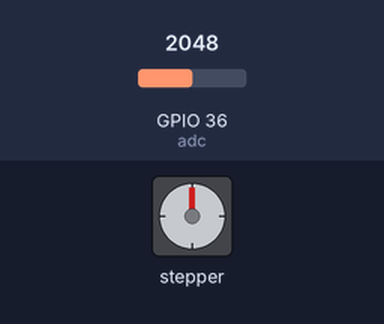
Simulated run of this program. Board: ESP32 board running MicroPython. On the bench: stepper motor. The test bench sets the inputs (shaded band); at power-on: GPIO 36 (adc) = 2048 (analog values on the 0–4095 scale). The stepper is drawn at 2048 steps a turn.

Above: at 1.2 s.
1.3 s: GPIO 36 (adc) set to 1671
2.8 s: GPIO 36 (adc) set to 1560
At 3.55 s:
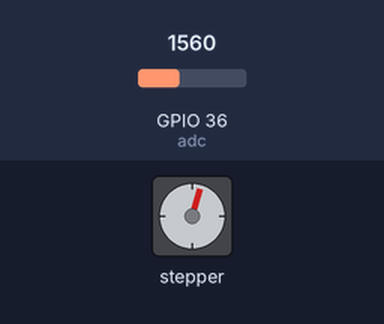
At 5.78 s:
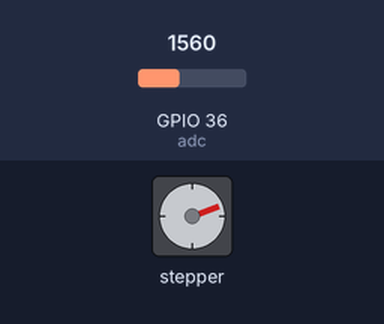
5.8 s: GPIO 36 (adc) set to 0
At 6.09 s:
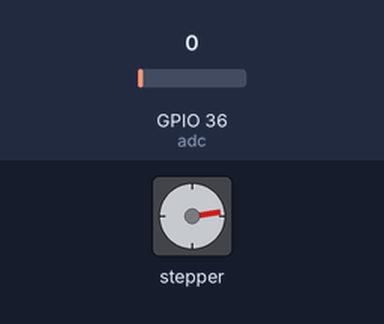
Timing chart, 0 to 17.8 s (numbered marks = the images above; inputs shaded):
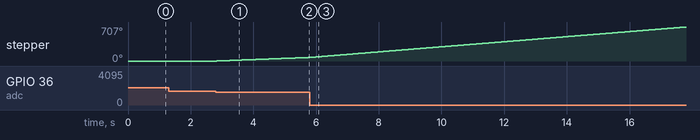

Measured:
- the behaviour switches between 1600 and 1599 on GPIO 36 (adc) (found by bisection; images 0 and 1)
- after the input at 1.3 s, every drawn part: stays the same
- after the input at 2.8 s, stepper: keeps turning clockwise at about 25°/s, starting at once

The program:

teste.py
```python
import machine
import time
class ULN2003:
    Seqs = []
    pinos=[]
    def __init__(self,pino1,pino2,pino3,pino4):
        self.pinos.append(machine.Pin(pino1,machine.Pin.OUT))
        self.pinos.append(machine.Pin(pino2,machine.Pin.OUT))
        self.pinos.append(machine.Pin(pino3,machine.Pin.OUT))
        self.pinos.append(machine.Pin(pino4,machine.Pin.OUT))
        self.Seqs.append([1,0,0,0])
        self.Seqs.append([1,1,0,0])
        self.Seqs.append([0,1,0,0])
        self.Seqs.append([0,1,1,0])
        self.Seqs.append([0,0,1,0])
        self.Seqs.append([0,0,1,1])
        self.Seqs.append([0,0,0,1])
        self.Seqs.append([1,0,0,1])


    @classmethod
    def Gira(self, quantidade, direcao, intervalo):
        sequencias=[]
        if direcao:
            for sq1 in self.Seqs[::-1]:
                sequencias.append(sq1)
        else:
            for sq2 in self.Seqs:
                sequencias.append(sq2)
        for x in range(quantidade):
            for sequencia in sequencias:
                for i in range(4):
                    self.pinos[i].value(sequencia[i])
                time.sleep(intervalo)

driver = ULN2003(15,2,4,5)

#print('Horario')
#driver.Gira(200,True,0.0011)

#time.sleep(0.5)

#print('anti-horario')
#driver.Gira(200,False,0.0011)
adc = machine.ADC(machine.Pin(36))
adc.atten(adc.ATTN_11DB)
adc.width(adc.WIDTH_12BIT)

while True:
    time.sleep(0.02)
    valor=adc.read()
    direcaohoraria=True
    intervalo=0.0011
    if valor<1600:
        direcaohoraria=False
        intervalo=0.0030
        if valor<10:
            intervalo=0.0011
        driver.Gira(5,direcaohoraria,intervalo)
    if valor>2500:
        direcaohoraria=True
        intervalo=0.0030
        if valor>4000:
            intervalo=0.0011
        driver.Gira(5,direcaohoraria,intervalo)
```
